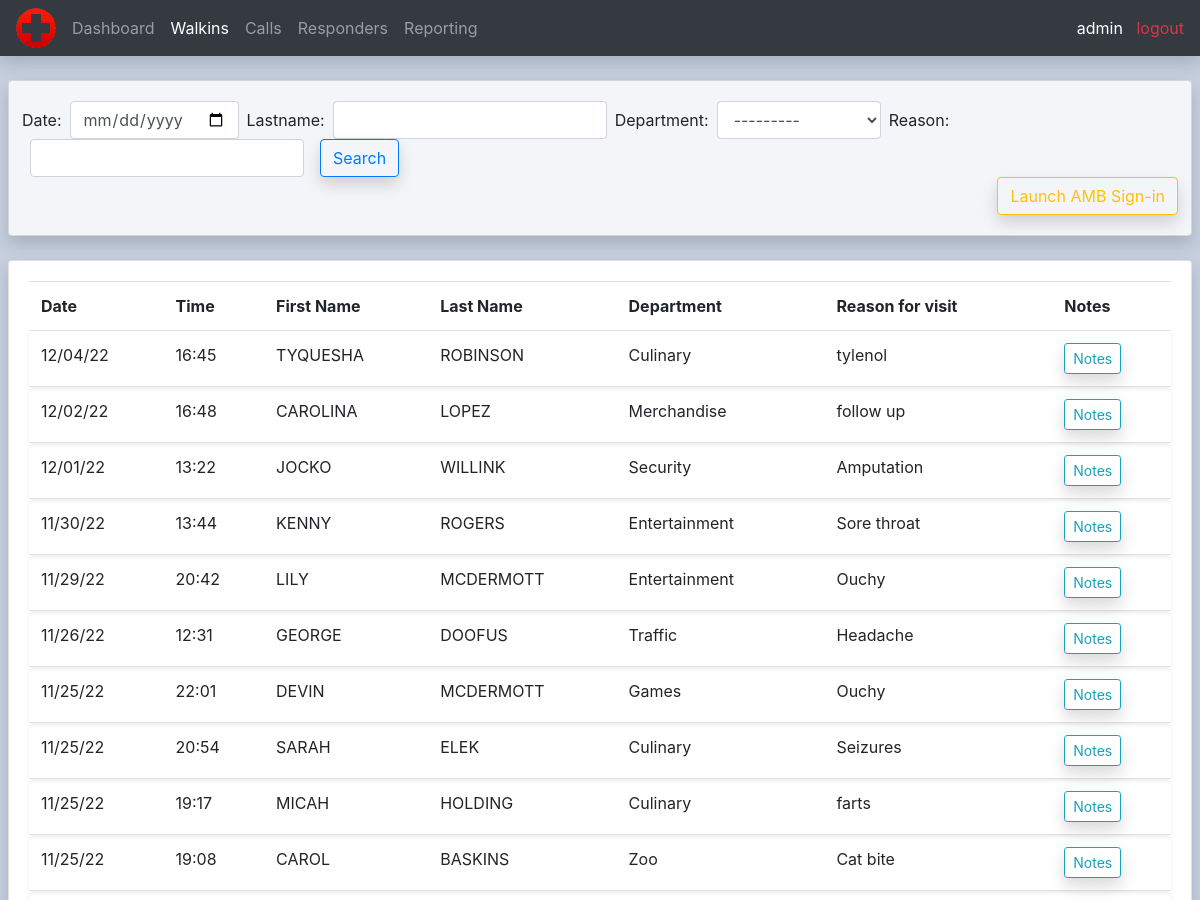
Before: /walkins/ (signed in, upper part) with the older database file.
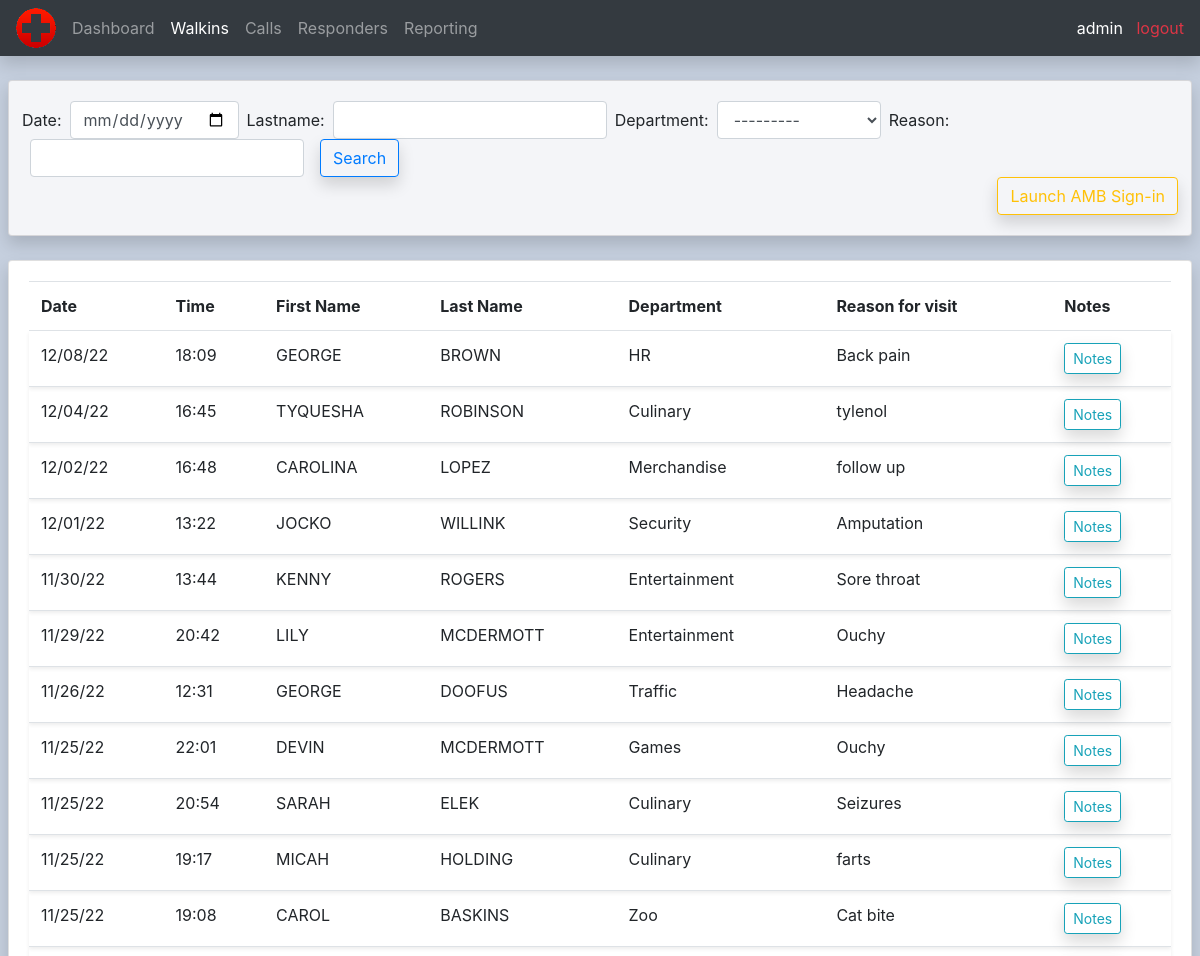
After: the same page with the newer database file.
### calls/models.py (models this page shows, shortened)
class Walkin(models.Model):
    DEPARTMENTS = (
        ('Culinary', 'Culinary'),
        ('Education', 'Education'),
        ('Entertainment', 'Entertainment'),
        ('Games', 'Games'),
        ('Grounds', 'Grounds'),
        ('Guest Relations', 'Guest Relations'),
        ('HR', 'HR'),
        ('Maintenance', 'Maintenance'),
        ('Merchandise', 'Merchandise'),
        ('Security', 'Security'),
        ('Traffic', 'Traffic'),
        ('Zoo', 'Zoo'),
    )
    datetime = models.DateTimeField(blank=True, auto_now_add=True, null=True)
    firstname = models.CharField(max_length=100, null=True)
    lastname = models.CharField(max_length=100, null=True)
    department = models.CharField(max_length=100, choices=DEPARTMENTS, null=True)
    reason = models.CharField(max_length=250, null=True)
    notes = models.TextField(max_length=500, blank=True, null=True)

### calls/decorators.py (the view)
        def wrapper_func(request, *args, **kwargs):
            group = None
            if request.user.groups.exists():
                group = request.user.groups.all()[0].name
            if group in allowed_roles:
                return view_func(request, *args, **kwargs)
            else:
                return HttpResponse('You are not authorized to view this page')

### calls/views.py (called while the page is built)
@login_required(login_url='login')
@allowed_users(allowed_roles=['Admin', 'Supervisors'])
def allWalkins(request):
    walkins = Walkin.objects.all().order_by('-datetime').values()
    walkinFilter = WalkinFilter(request.GET, queryset=walkins)
    walkins = walkinFilter.qs
    paginator = Paginator(walkins, 10)
    page_number = request.GET.get('page')
    page_obj = Paginator.get_page(paginator, page_number)
    context = {
            'walkins': walkins,
            'walkinFilter': walkinFilter,
            'page_obj': page_obj,
            }
    return render(request, 'calls/all_walkins.html', context)

### calls/templates/calls/all_walkins.html (shortened to what this page needs)
{%  extends 'calls/main.html' %}
{% block content %}
<br>
<div class="row">
	<div class="col-md">
		<div class="card card-body ml-2 mr-2 gray shadow">
			<div class="row">
				<form method="get" class="form-inline ml-2">
					{{ walkinFilter.form }}
					<button class="btn btn-outline-primary ml-2 shadow" type="submit">Search</button>
				</form>
				<a class="btn btn-outline-warning ml-auto mr-2 shadow" href="{% url 'ambassador_signin' %}">Launch AMB Sign-in</a>
			</div>
		</div>
		<br>
		<div class="card card-body ml-2 mr-2 mb-2 shadow">
			<table class="table">
				<tr>
					<th>Date</th>
					<th>Time</th>
					<th>First Name</th>
                    <th>Last Name</th>
                    <th>Department</th>
                    <th>Reason for visit</th>
					<th>Notes</th>
				</tr>
				{% for walkin in walkins %}
					<tr class="shadow-sm">
						<td>{{ walkin.datetime|date:"m/d/y" }}</td>
						<td>{{ walkin.datetime|time:"G:i" }}</td>
						<td>{{ walkin.firstname }}</td>
                        <td>{{ walkin.lastname }}</td>
                        <td>{{ walkin.department }}</td>
                        <td>{{ walkin.reason }}</td>
						<td><a method="POST" class="btn btn-sm btn-outline-info shadow" href="{% url 'walkin_notes' walkin.id %}">Notes</a></td>
					</tr>
				{% endfor %}
			</table>
		</div>
	</div>
</div>
{% endblock content %}

Changed rows visible on the page:
added Walkin: datetime "12/08/22", datetime "18:09", firstname "GEORGE", lastname "BROWN", department "HR", reason "Back pain"
